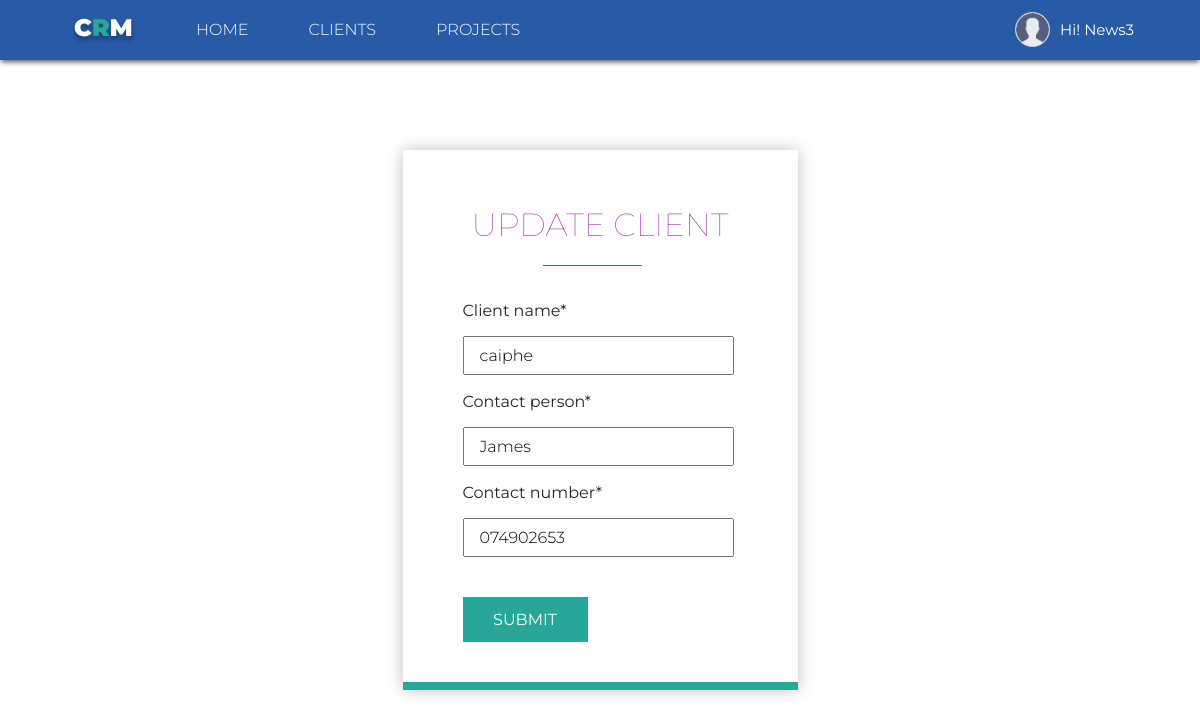
Page /clients/5/update (signed in) on the committed database.
### users/models.py (models this page shows, shortened)
class Profile(models.Model):
    user = models.OneToOneField(User, on_delete=models.CASCADE)
    image = models.ImageField(default="default.png", upload_to="profile_pics")
    ''' Here I'm overridng the save method of the profile image,
    and resizing the images if it is greater the 300 in height and width
    To avoid having huge images in our system
    '''
    def save(self, *args, **kwargs):
        super().save(*args, **kwargs)
        img = Image.open(self.image.path)
        if img.height > 330 or img.width > 330:
            output_size = (330, 330)
            img.thumbnail(output_size)
            img.save(self.image.path)

### our_clients/models.py (models this page shows, shortened)
class Clients(models.Model):
    client_name = models.CharField(max_length=100)
    contact_person = models.CharField(max_length=100)
    contact_number = models.CharField(max_length=100)
    date_posted = models.DateTimeField(default=timezone.now)

### our_clients/views.py (the view, shortened to what this page needs)
class ClientsUpdateView(LoginRequiredMixin, UpdateView):
    model = Clients
    fields = ["client_name", "contact_person", "contact_number"]

### our_clients/templates/our_clients/clients_form.html (shortened to what this page needs)
{% extends 'our_clients/base.html' %}
{% load crispy_forms_tags %}
{% block content %}
<div class="form-container">
    <h2 class="form-heading">
        {% if 'update' in request.path %}
        Update Client
        {% else %}
        Add Client
        {% endif %}
    </h2>
    <form id="submit_client" class="sign-up-form" method="POST">
        <div class="form-field">
            {{ form|crispy }}
        </div>
        <div class="btn-container">
            <button type="submit" class="sbmt-btn">Submit</button>
        </div>
    </form>
</div>
{% endblock%}

### our_clients/templates/our_clients/base.html (shortened to what this page needs)
{% load static %}
<!DOCTYPE html>
<html lang="en">
    <head>
        <link href="https://unpkg.com/aos@2.3.1/dist/aos.css" rel="stylesheet">
        <link rel="stylesheet" href="{% static '/our_clients/css/custom.css' %}">
        <link rel="stylesheet" href="https://stackpath.bootstrapcdn.com/bootstrap/4.3.1/css/bootstrap.min.css">
    </head>
    <body>
        <header>
            <div class="header-container">
                <div class="menu-container">
                    <ul class="left-menu">
                        <li>
                            <a href="{% url 'home-page' %}">
                                <img src="/static/our_clients/img/crm_logo.svg" />
                            </a>
                        </li>
                        <li><a href="{% url 'home-page' %}">Home</a></li>
                        <li><a href="{% url 'clients' %}">Clients</a></li>
                        <li><a href="{% url 'projects-list' %}">Projects</a></li>
                    </ul>
                    <ul class="menu-list">
                        {% if user.is_authenticated %}
                        <div class="dropdown">
                            <button class="dropbtn">
                                <div class="users-det">
                                    <img class="profile-image" src="{{ user.profile.image.url }}" />
                                    <span class="user_name"> Hi! {{ user.username|title }}</span>
                                </div>
                            </button>
                        </div>
                        {% else %}
                        <li><a href="{% url 'sign-up' %}">Sign Up</a></li>
                        <li><a class="signin-btn" href="{% url 'sign-in' %}">Sign In</a></li>
                        {% endif %}
                    </ul>
                </div>
            </div>
        </header>
        <div class="content-main-grid">
            {% block content %}
            {% endblock content %}
        </div>
    </body>
    {% block js %}
    <link rel="stylesheet" type="text/css"
        href="https://cdn.datatables.net/v/dt/jszip-2.5.0/dt-1.10.18/af-2.3.0/b-1.5.2/b-colvis-1.5.2/b-flash-1.5.2/b-html5-1.5.2/b-print-1.5.2/cr-1.5.0/fh-3.1.4/r-2.2.2/datatables.min.css" />
    {% endblock js %}
</html>

### our_clients/static/our_clients/css/custom.css (style rules this page uses)
* { padding: 0px; margin: 0px; font-family: 'Montserrat', sans-serif; }
body { position: relative; width: 100%; background: #F4F4F4; }
.content-main-grid { margin: 0px auto; position: relative; }
.header-container { height: 60px; width: 100%; background: #285AA7; box-shadow: 0px 3px 5px -1px rgba(0, 0, 0, 0.66); -moz-box-shadow: 0px 3px 5px -1px rgba(0, 0, 0, 0.66); -webkit-box-shadow: 0px 3px 5px -1px rgba(0, 0, 0, 0.66); -o-box-shadow: 0px 3px 5px -1px rgba(0, 0, 0, 0.66); position: relative; z-index: 9999; }
.header-container .menu-container { position: relative; margin-left: 40px; margin-right: 50px; height: 60px; }
.header-container .menu-container .menu-list, .header-container .menu-container .left-menu { margin: 0; text-align: right; position: absolute; right: 0; background: transparent; }
.header-container .menu-container .menu-list li, .header-container .menu-container .left-menu li { list-style: none; float: left; background: transparent; padding-top: 18px; padding-left: 2px; padding-right: 2px; }
.header-container .menu-container .menu-list li a, .header-container .menu-container .left-menu li a { padding: 10px 28px; background: transparent; color: #fff; font-family: 'Montserrat', sans-serif; font-style: normal; font-weight: 300; font-size: 16px; line-height: 20px; text-transform: uppercase; text-decoration: none; outline: none; cursor: pointer; transition: all 0.4s ease-in-out; -moz-transition: all 0.4s ease-in-out; -o-transition: all 0.4s ease-in-out; -webkit-transition: all 0.4s ease-in-out; }
.header-container .menu-container .left-menu { left: 0; }
.form-container { width: 395px; box-shadow: 0px 0px 15px rgba(0, 0, 0, 0.25); -moz-box-shadow: 0px 0px 15px rgba(0, 0, 0, 0.25); -o-box-shadow: 0px 0px 15px rgba(0, 0, 0, 0.25); -webkit-box-shadow: 0px 0px 15px rgba(0, 0, 0, 0.25); margin: 90px auto; position: relative; background: #fff; padding-top: 50px; padding-left: 60px; padding-right: 60px; padding-bottom: 40px; border-bottom: solid 8px #28A798; box-sizing: border-box; transition: all 0.4s ease-in-out; -moz-transition: all 0.4s ease-in-out; -o-transition: all 0.4s ease-in-out; -webkit-transition: all 0.4s ease-in-out; }
.form-container .form-heading { text-align: center; font-style: normal; font-weight: lighter; text-transform: uppercase; font-size: 32px; line-height: 49px; font-family: 'Montserrat', sans-serif; color: #A428A7; margin-bottom: 20px; position: relative; padding-bottom: 30px; }
.form-container .form-heading:after { content: ""; position: absolute; bottom: 13px; left: 80px; width: 99px; height: 1px; background: #A428A7; }
.form-container .btn-container { margin-top: 40px; }
.form-container .sbmt-btn { width: 125px; height: 45px; color: #fff; background: #28A798; text-align: center; box-sizing: border-box; border: solid 1px transparent; font-style: normal; font-weight: normal; font-size: 16px; line-height: 20px; text-transform: uppercase; cursor: pointer; transition: all 0.3s ease-in-out; -moz-transition: all 0.3s ease-in-out; -o-transition: all 0.3s ease-in-out; -webkit-transition: all 0.3s ease-in-out; }
.form-container .control-group { position: relative; width: 271px; margin-bottom: 15px; }
.form-container .control-group input { width: 271px; height: 39px; font-style: normal; font-weight: 300; font-size: 16px; line-height: 20px; font-family: 'Montserrat', sans-serif; padding-left: 15px; box-sizing: border-box; outline: none !important; margin-top: 5px; }
.dropbtn { color: white; padding: 16px; font-size: 15px; border: none; background: transparent; height: 40px; }
.dropbtn .users-det { display: -webkit-flex; display: -ms-flexbox; display: -ms-flex; display: flex; }
.dropbtn .users-det .profile-image { width: 35px; height: 35px; border-radius: 50%; border: solid 1px #cdcdcd; background: #ffffff; margin-right: 10px; margin-top: -4px; }
.dropdown { position: relative; display: inline-block; }
.dropdown .user_name { margin-top: 3px; }

### rows in the picture
Clients: client_name "caiphe", contact_person "James", contact_number "074902653"

### other values in the picture
{{ user.username|title }} "News3"
